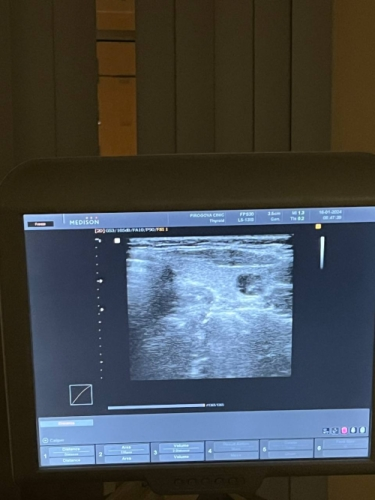
#> input picture 4_test.jpg, 375 x 500 px
$ python -i borders.py   (imports and definitions only)   (older library calls are emulated)
#> lines starting #> are read from the running program, lines starting #| are printed output that depends on the picture
import cv2
import numpy as np
from matplotlib import pyplot as plt
import os


# [111 lines left out: functions extract_boundary_pixels, analyze_boundary_intensity, analyze_boundary_texture, analyze_contour_shape, determine_border_type_by_pixels, not called in this run]


def process_image_by_number(image_number):
    cropped_images_dir = '../dataset_coco_neuro_3/images_neuro_3'
    cropped_masks_dir = '../dataset_coco_neuro_3/masks'
    full_images_dir = '../dataset_coco_neuro_1/images_neuro_1'
    full_masks_dir = '../dataset_coco_neuro_1/masks'

    cropped_image_path = os.path.join(cropped_images_dir, f"{image_number}.jpg")
    cropped_mask_files = [f for f in os.listdir(cropped_masks_dir) if f.startswith(f"{image_number}_Node")]

    if not cropped_mask_files:
        print(f"Маска узла для изображения {image_number} не найдена.")
        return

    cropped_mask_path = os.path.join(cropped_masks_dir, cropped_mask_files[0])

    full_image_path = os.path.join(full_images_dir, f"{image_number}.jpg")
    full_mask_thyroid_files = [f for f in os.listdir(full_masks_dir) if f.startswith(f"{image_number}_Thyroid")]
    full_mask_carotis_files = [f for f in os.listdir(full_masks_dir) if f.startswith(f"{image_number}_Carotis")]

    if not full_mask_thyroid_files:
        print(f"Маска thyroid для изображения {image_number} не найдена.")
        return

    full_mask_thyroid_path = os.path.join(full_masks_dir, full_mask_thyroid_files[0])

    full_mask_carotis_path = None
    if full_mask_carotis_files:
        full_mask_carotis_path = os.path.join(full_masks_dir, full_mask_carotis_files[0])

    if not os.path.exists(cropped_image_path):
        print(f"Обрезанное изображение {cropped_image_path} не найдено.")
        return
    if not os.path.exists(cropped_mask_path):
        print(f"Маска узла {cropped_mask_path} не найдена.")
        return
    if not os.path.exists(full_image_path):
        print(f"Полное изображение {full_image_path} не найдено.")
        return
    if not os.path.exists(full_mask_thyroid_path):
        print(f"Маска thyroid {full_mask_thyroid_path} не найдена.")
        return

    cropped_image = cv2.imread(cropped_image_path, cv2.IMREAD_GRAYSCALE)
    cropped_mask = cv2.imread(cropped_mask_path, cv2.IMREAD_GRAYSCALE)

    full_image = cv2.imread(full_image_path, cv2.IMREAD_GRAYSCALE)
    full_mask_thyroid = cv2.imread(full_mask_thyroid_path, cv2.IMREAD_GRAYSCALE)
    full_mask_carotis = None
    if full_mask_carotis_path and os.path.exists(full_mask_carotis_path):
        full_mask_carotis = cv2.imread(full_mask_carotis_path, cv2.IMREAD_GRAYSCALE)

    border_type = determine_border_type_by_pixels(cropped_image, cropped_mask)

    node_in_thyroid = np.any(cv2.bitwise_and(cropped_mask, full_mask_thyroid))
    node_near_carotis = False
    if full_mask_carotis is not None:
        node_near_carotis = np.any(cv2.bitwise_and(cropped_mask, full_mask_carotis))

    print(f"Изображение {image_number}:")
    print(f"  Тип границы узла: {border_type}")
    print(f"  Узел находится внутри thyroid: {'Да' if node_in_thyroid else 'Нет'}")
    print(f"  Узел находится рядом с carotis: {'Да' if node_near_carotis else 'Нет (или маска carotis отсутствует)'}")

    plt.figure(figsize=(12, 6))

    plt.subplot(1, 2, 1)
    plt.imshow(full_image, cmap='gray')

    plt.contour(full_mask_thyroid, colors='green', levels=[0.5])
    if full_mask_carotis is not None:
        plt.contour(full_mask_carotis, colors='blue', levels=[0.5])

    from matplotlib.lines import Line2D
    legend_elements = [
        Line2D([0], [0], color='green', lw=2, label='Thyroid'),
        Line2D([0], [0], color='blue', lw=2, label='Carotis') if full_mask_carotis is not None else None
    ]

    legend_elements = [elem for elem in legend_elements if elem is not None]
    plt.legend(handles=legend_elements, loc='upper right')

    plt.title(f"Исходное изображение {image_number}: Thyroid, Carotis")
    plt.axis('off')

    plt.subplot(1, 2, 2)
    plt.imshow(cropped_image, cmap='gray')
    plt.contour(cropped_mask, colors='red', levels=[0.5])

    plt.legend(handles=[Line2D([0], [0], color='red', lw=2, label='Node')], loc='upper right')
    plt.title(f"Обрезанное изображение {image_number}: Узел")
    plt.axis('off')

    plt.tight_layout()
    plt.show()


# [13 lines not run here, left out]

>>> import cv2
>>> picture = cv2.imread('../4_test.jpg', cv2.IMREAD_GRAYSCALE)
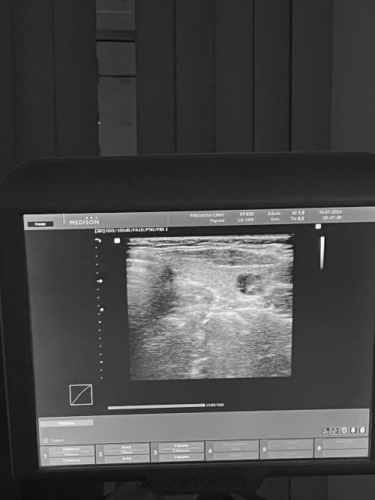
#> picture: shape (500, 375); min 10, max 254, mean 72.3
#> (the run stopped early here; a loop or call above may not have finished)
